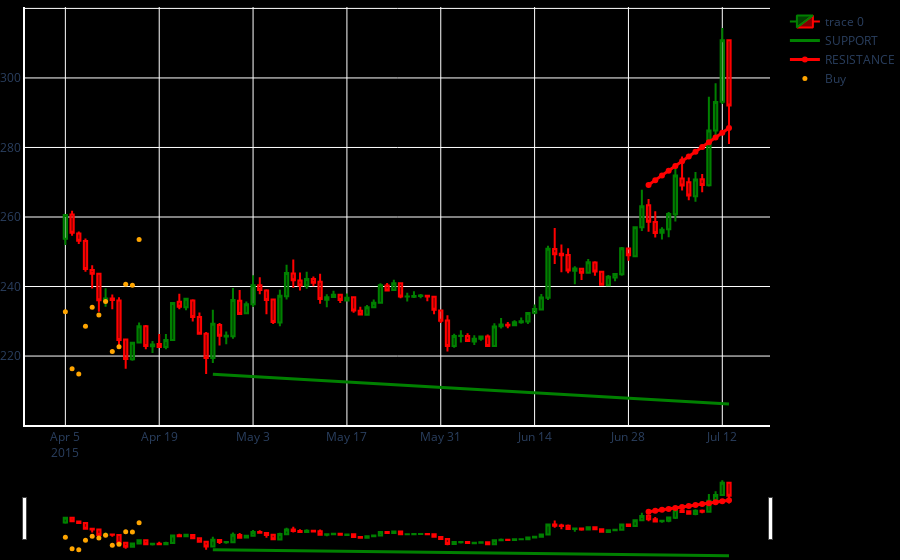

Notebook code cell kept with this figure:
### Markdown cell above
УРТ ХУГАЦААГААР ХАРАХ ХЭСЭГ

### Code cell
# with indicator

import plotly.graph_objects as go
fig = go.Figure(data=[go.Candlestick(x=df.index,
                                    open=df['Open'],
                                    high=df['High'],
                                    low=df['Low'],
                                    close=df['Close'],
                                    increasing_line_color='green',
                                    decreasing_line_color='red'),
                                    go.Scatter(x=support_today.index, y=support_today['support'], line=dict(color="green", width=3), name="SUPPORT"),
                                    go.Scatter(x=today.index, y=today['resistance'], line=dict(color='red', width=3), name="RESISTANCE"),
                                    go.Scatter(x=df.index, y=supports, mode="markers", marker=dict(size=5, color="Orange"), name="Buy")])

fig.update(layout_xaxis_rangeslider_visible=True)
fig.update_layout(paper_bgcolor="black", plot_bgcolor="black", margin_l=0, margin_b=0, margin_r=0, margin_t=0)
fig.update_xaxes(showline=True, linewidth=2, linecolor='white', gridcolor='white')
fig.update_yaxes(showline=True, linewidth=2, linecolor='white', gridcolor='white')
fig.show()
